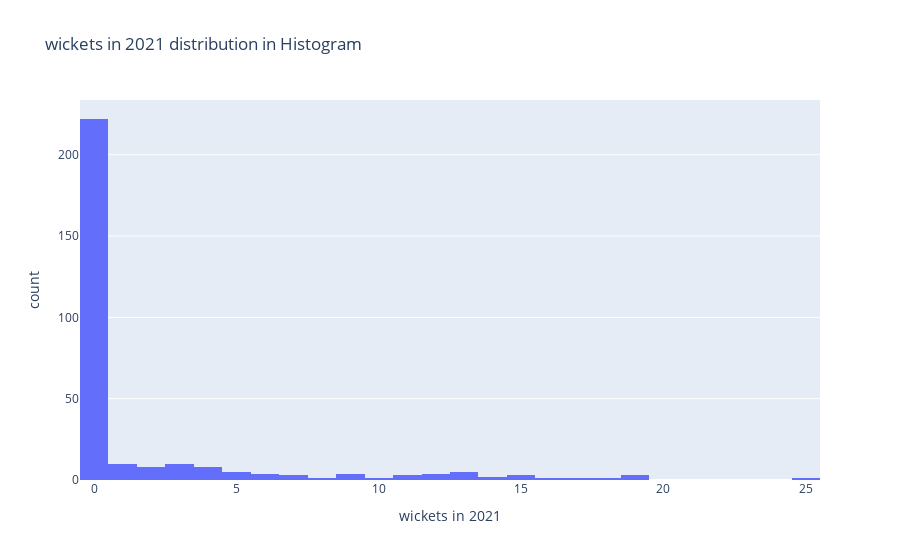
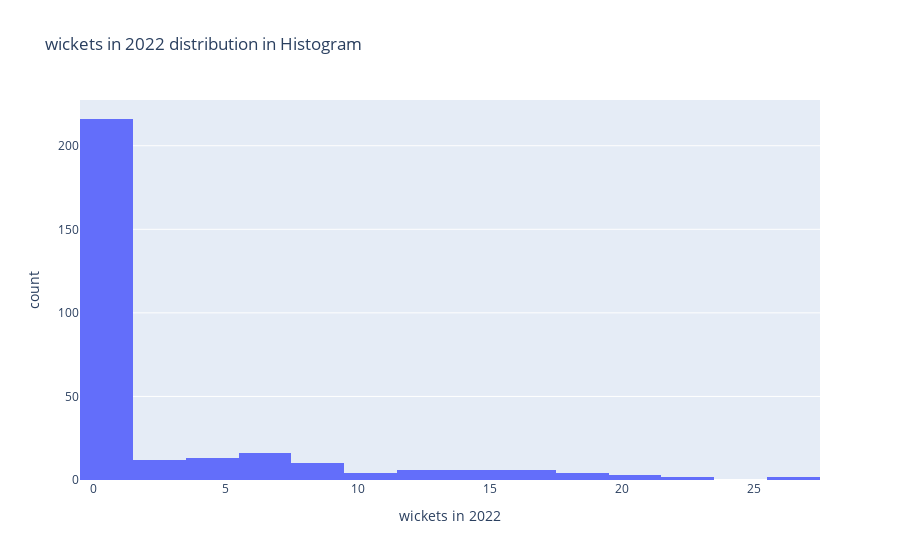
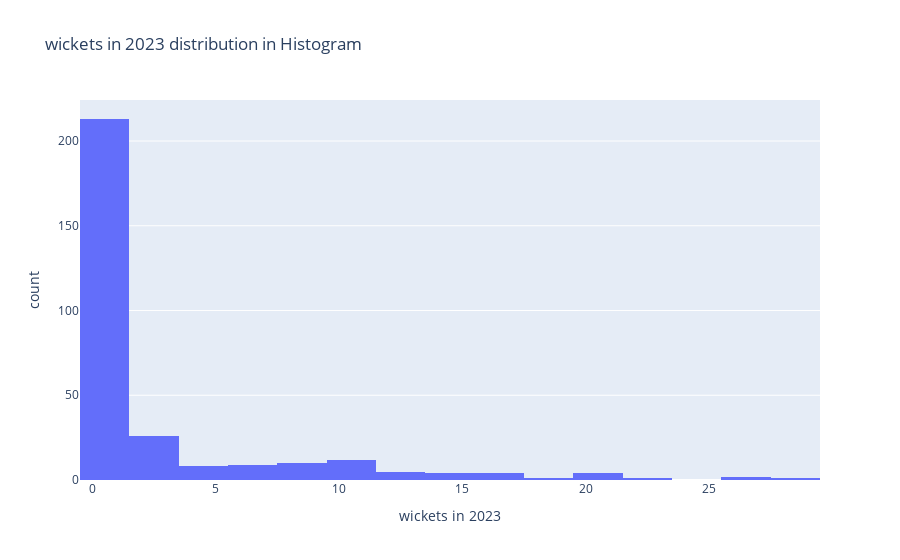
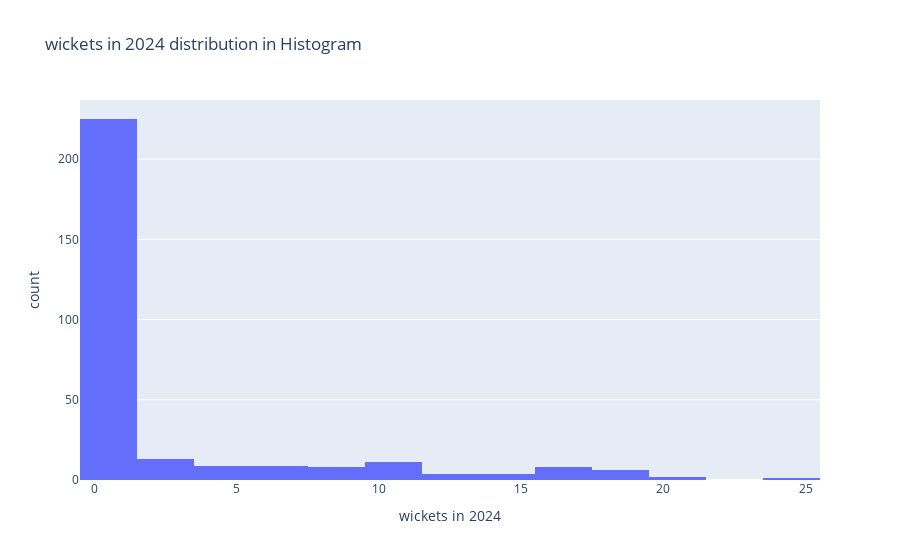

These figures' notebook cell, in order:
### Code cell
# Distribution of wickets 

# Create the histogram for wickets in 2024
fig1 = px.histogram(bowling_stats_explore, x='wicketsin2021', 
                   title='wickets in 2021 distribution in Histogram', 
                   labels={'wicketsin2021': 'wickets in 2021', 'count': 'Frequency'})

# Store the result in a tuple
result1 = (fig1, 'Wickets in 2021 Histogram', 'Distribution of wickets in 2021')

# Create the histogram for wickets in 2024
fig2 = px.histogram(bowling_stats_explore, x='wicketsin2022', 
                   title='wickets in 2022 distribution in Histogram', 
                   labels={'wicketsin2022': 'wickets in 2022', 'count': 'Frequency'})

# Store the result in a tuple
result2 = (fig2, 'Wickets in 2022 Histogram', 'Distribution of wickets in 2022')

# Create the histogram for wickets in 2024
fig3 = px.histogram(bowling_stats_explore, x='wicketsin2023', 
                   title='wickets in 2023 distribution in Histogram', 
                   labels={'wicketsin2023': 'wickets in 2023', 'count': 'Frequency'})

# Store the result in a tuple
result3 = (fig3, 'Wickets in 2023 Histogram', 'Distribution of wickets in 2023')

# Create the histogram for wickets in 2024
fig4 = px.histogram(bowling_stats_explore, x='wicketsin2024', 
                   title='wickets in 2024 distribution in Histogram', 
                   labels={'wicketsin2024': 'wickets in 2024', 'count': 'Frequency'})

# Store the result in a tuple
result4 = (fig4, 'Wickets in 2024 Histogram', 'Distribution of wickets in 2024')

# To display the plot (if you're in a Jupyter notebook or similar environment)
fig1.show()
fig2.show()
fig3.show()
fig4.show()

### Figure 1 — Plotly figure (JSON) as saved in the notebook; plotly's stock layout.template omitted (floating-point values rounded to 4 significant figures; data arrays with more than 128 entries replaced by an {"elided": "..."} marker saying what was removed)
{"data": [{"alignmentgroup": "True", "bingroup": "x", "hovertemplate": "wickets in 2021=%{x}<br>count=%{y}<extra></extra>", "legendgroup": "", "marker": {"color": "#636efa", "pattern": {"shape": ""}}, "name": "", "offsetgroup": "", "orientation": "v", "showlegend": false, "type": "histogram", "x": {"elided": "300 int values"}, "xaxis": "x", "yaxis": "y"}], "layout": {"barmode": "relative", "legend": {"tracegroupgap": 0}, "title": {"text": "wickets in 2021 distribution in Histogram"}, "xaxis": {"anchor": "y", "domain": [0, 1], "title": {"text": "wickets in 2021"}}, "yaxis": {"anchor": "x", "domain": [0, 1], "title": {"text": "count"}}}}

### Figure 2 — Plotly figure (JSON) as saved in the notebook; plotly's stock layout.template omitted (floating-point values rounded to 4 significant figures; data arrays with more than 128 entries replaced by an {"elided": "..."} marker saying what was removed)
{"data": [{"alignmentgroup": "True", "bingroup": "x", "hovertemplate": "wickets in 2022=%{x}<br>count=%{y}<extra></extra>", "legendgroup": "", "marker": {"color": "#636efa", "pattern": {"shape": ""}}, "name": "", "offsetgroup": "", "orientation": "v", "showlegend": false, "type": "histogram", "x": {"elided": "300 int values"}, "xaxis": "x", "yaxis": "y"}], "layout": {"barmode": "relative", "legend": {"tracegroupgap": 0}, "title": {"text": "wickets in 2022 distribution in Histogram"}, "xaxis": {"anchor": "y", "domain": [0, 1], "title": {"text": "wickets in 2022"}}, "yaxis": {"anchor": "x", "domain": [0, 1], "title": {"text": "count"}}}}

### Figure 3 — Plotly figure (JSON) as saved in the notebook; plotly's stock layout.template omitted (floating-point values rounded to 4 significant figures; data arrays with more than 128 entries replaced by an {"elided": "..."} marker saying what was removed)
{"data": [{"alignmentgroup": "True", "bingroup": "x", "hovertemplate": "wickets in 2023=%{x}<br>count=%{y}<extra></extra>", "legendgroup": "", "marker": {"color": "#636efa", "pattern": {"shape": ""}}, "name": "", "offsetgroup": "", "orientation": "v", "showlegend": false, "type": "histogram", "x": {"elided": "300 int values"}, "xaxis": "x", "yaxis": "y"}], "layout": {"barmode": "relative", "legend": {"tracegroupgap": 0}, "title": {"text": "wickets in 2023 distribution in Histogram"}, "xaxis": {"anchor": "y", "domain": [0, 1], "title": {"text": "wickets in 2023"}}, "yaxis": {"anchor": "x", "domain": [0, 1], "title": {"text": "count"}}}}

### Figure 4 — Plotly figure (JSON) as saved in the notebook; plotly's stock layout.template omitted (floating-point values rounded to 4 significant figures; data arrays with more than 128 entries replaced by an {"elided": "..."} marker saying what was removed)
{"data": [{"alignmentgroup": "True", "bingroup": "x", "hovertemplate": "wickets in 2024=%{x}<br>count=%{y}<extra></extra>", "legendgroup": "", "marker": {"color": "#636efa", "pattern": {"shape": ""}}, "name": "", "offsetgroup": "", "orientation": "v", "showlegend": false, "type": "histogram", "x": {"elided": "300 int values"}, "xaxis": "x", "yaxis": "y"}], "layout": {"barmode": "relative", "legend": {"tracegroupgap": 0}, "title": {"text": "wickets in 2024 distribution in Histogram"}, "xaxis": {"anchor": "y", "domain": [0, 1], "title": {"text": "wickets in 2024"}}, "yaxis": {"anchor": "x", "domain": [0, 1], "title": {"text": "count"}}}}
